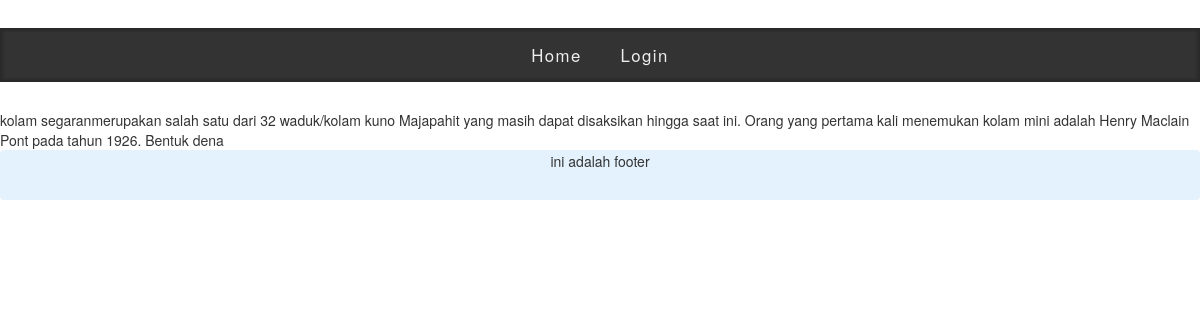
Page /index.php/HomeCont/baca/34 on the committed database.
### tables this page shows
CREATE TABLE `tempatwisata` (
  `id` int(11) NOT NULL,
  `foto` varchar(255) NOT NULL,
  `nama` varchar(30) NOT NULL,
  `penjelasan` varchar(800) NOT NULL,
  `jambuka` time NOT NULL,
  `tiket` varchar(20) NOT NULL,
  `lat` double NOT NULL,
  `longg` double NOT NULL,
  `kategori` varchar(50) NOT NULL,
  `idKec` int(11) NOT NULL
);

### application/controllers/HomeCont.php (called while the page is built, shortened)
<?php
class HomeCont extends CI_Controller {
	function __construct(){
				$this->load->helper('url','date','form');
				$this->load->library('form_validation');
				$this->load->model(array('TempatModel'));
		}
	public function Baca($id)
	{
		$this->load->helper('text');
		$this->load->model('TempatModel');
		$data['data_tempat']=$this->TempatModel->getTempatBaca($id);
		$this->load->view('User/BacaUserView',$data);
	}
}

### index.php (called while the page is built, shortened)
<?php
require_once BASEPATH.'core/CodeIgniter.php';

### application/models/TempatModel.php (called while the page is built, shortened)
<?php
class TempatModel extends CI_Model
{
  public function getTempatBaca($id)
  {
  $this->db->where('id', $id);
  $query = $this->db->get('tempatwisata');
  return $query->result();
  }
}
 ?>

### application/views/User/BacaUserView.php (the view, shortened to what this page needs)
<!DOCTYPE html>
<html lang="en" dir="ltr">
  <head>
  </head>
  <body>
  <?php foreach ($data_tempat as $key) {?>
<?php echo $key->nama; ?>
<?php echo $key->penjelasan; ?>
<?php  } ?>
  </body>
</html>

### css/style.css (style rules this page uses)
body { background: #ddc; font-family: 'Quattrocento Sans', Helmet, Freesans, Tahoma, Geneva, sans-serif; }

### rows in the picture
tempatwisata: nama "kolam segaran", penjelasan "merupakan salah satu dari 32 waduk/kolam kuno Majapahit yang masih dapat disaksikan hingga saat ini. Orang yang pertama kali menemukan kolam mini adalah Henry Maclain Pont pada tahun 1926. Bentuk dena"
